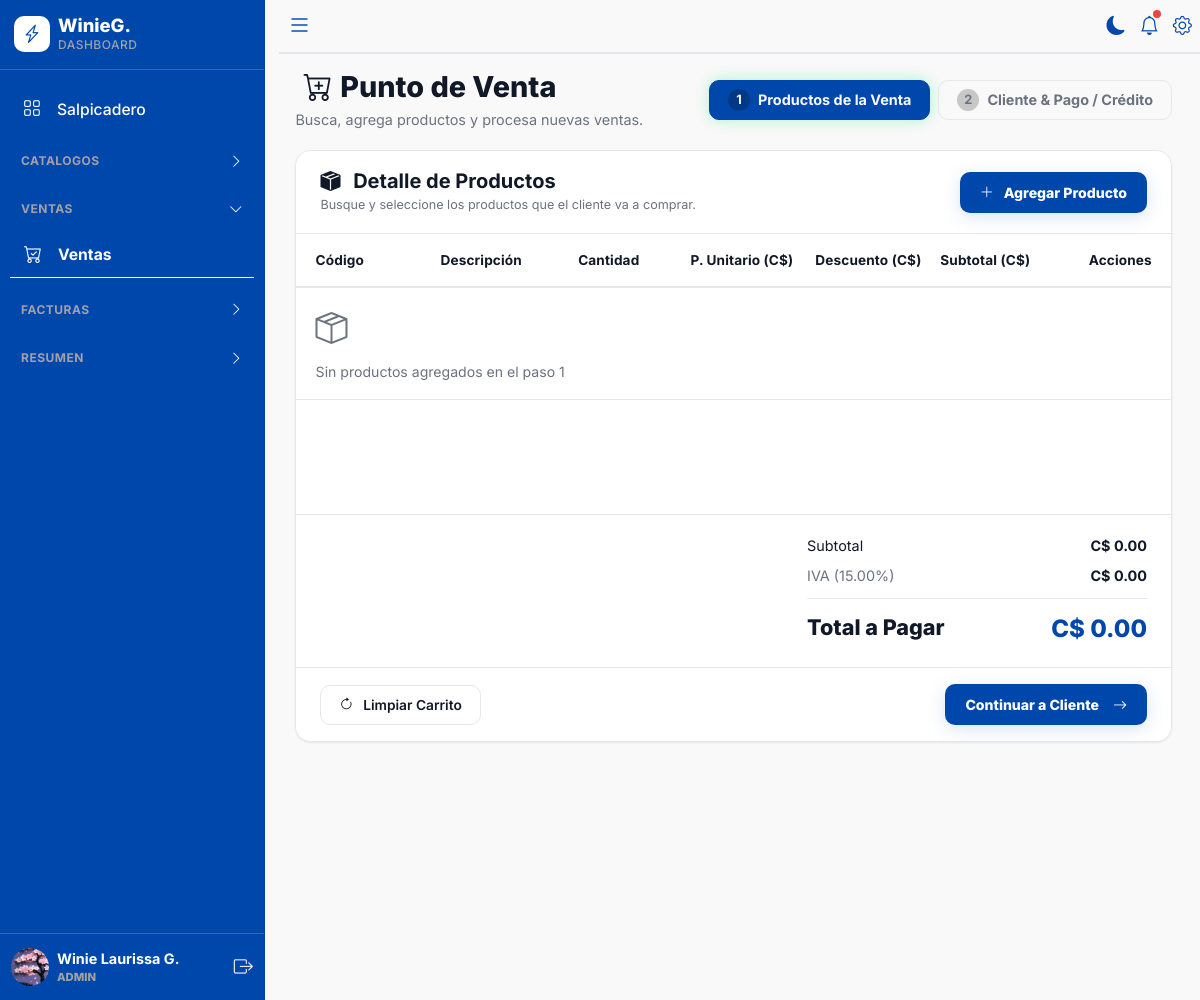
Page /ventas (signed in) on the earlier database version.
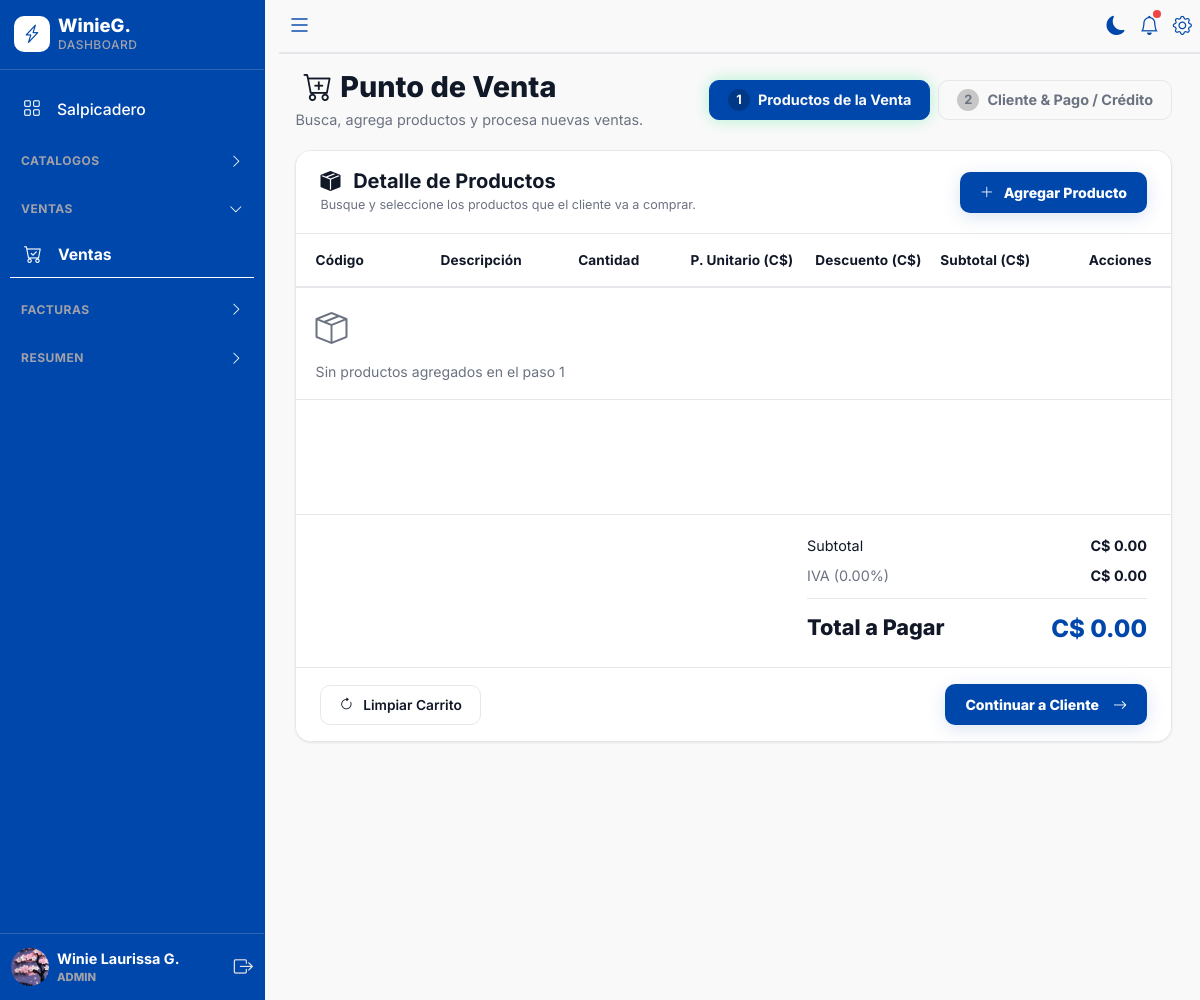
Same page on the later database version.
### models/usuario.py (models this page shows, shortened)
class Usuario(UserMixin, db.Model):
    __tablename__ = "usuarios"
    id = db.Column(
        db.Integer,
        primary_key=True
    )
    username = db.Column(
        db.String(50),
        unique=True,
        nullable=False
    )
    password_hash = db.Column(
        db.String(255),
        nullable=False
    )
    nombre_completo = db.Column(
        db.String(150),
        nullable=True
    )
    @property
    def nombre_mostrar(self):
        if not self.nombre_completo:
            return self.username
        partes = self.nombre_completo.strip().split()
        if len(partes) == 0:
            return self.username
        elif len(partes) == 1:
            return partes[0].capitalize()
        elif len(partes) == 2:
            return f"{partes[0].capitalize()} {partes[1][0].upper()}."
        else:
            return f"{partes[0].capitalize()} {partes[1].capitalize()} {partes[2][0].upper()}."
    direccion = db.Column(
        db.String(255),
        nullable=True
    )
    genero = db.Column(
        db.String(20),
        nullable=True
    )
    telefono = db.Column(
        db.String(20),
        nullable=True
    )
    email = db.Column(
        db.String(120),
        unique=True,
        nullable=True
    )
    foto_perfil = db.Column(
        db.String(255),
        nullable=True
    )
    rol_id = db.Column(
        db.Integer,
        db.ForeignKey("roles.id"),
        nullable=False
    )
    cliente_id = db.Column(
        db.Integer,
        db.ForeignKey("clientes.id"),
        nullable=True
    )
    estado = db.Column(
        db.Boolean,
        default=True
    )
    debe_cambiar_password = db.Column(
        db.Boolean,
        nullable=False,
        default=False
    )
    password_temporal_plana = db.Column(
        db.String(100),
        nullable=True
    )
    created_at = db.Column(
        db.DateTime,
        default=lambda: datetime.now(UTC)
    )
    updated_at = db.Column(
        db.DateTime,
        default=lambda: datetime.now(UTC),
        onupdate=lambda: datetime.now(UTC)
    )
    rol = db.relationship(
        "Rol",
        back_populates="usuarios"
    )
    cliente = db.relationship(
        "Cliente",
        back_populates="usuario"
    )
    ventas = db.relationship(
        "Venta",
        back_populates="usuario",
        lazy=True
    )
    pagos = db.relationship(
        "Pago",
        back_populates="usuario",
        lazy=True
    )

### models/empresa.py (models this page shows)
class Empresa(db.Model):
    __tablename__ = "empresa"
    id = db.Column(db.Integer, primary_key=True)
    razon_social = db.Column(db.String(150), nullable=False)
    ruc = db.Column(db.String(30), nullable=True)
    tipo_empresa = db.Column(db.String(20), nullable=True)
    direccion = db.Column(db.String(250), nullable=True)
    ciudad = db.Column(db.String(100), nullable=True)
    telefono = db.Column(db.String(30), nullable=True)
    email = db.Column(db.String(120), nullable=True)
    sitio_web = db.Column(db.String(150), nullable=True)
    regimen = db.Column(db.String(80), nullable=True)
    serie_factura = db.Column(db.String(20), nullable=False, default="F001")
    correlativo = db.Column(db.String(20), nullable=False, default="00034")
    iva = db.Column(db.Numeric(5, 2), nullable=False, default=15)
    logo = db.Column(db.String(200), nullable=True)
    estado = db.Column(db.Boolean, nullable=False, default=True)
    created_at = db.Column(db.DateTime, default=lambda: datetime.now(UTC))
    updated_at = db.Column(
        db.DateTime,
        default=lambda: datetime.now(UTC),
        onupdate=lambda: datetime.now(UTC)
    )

### routes/ventas.py (the view)
@ventas_bp.route("/ventas",methods=["GET"])
@login_required
@roles_required("ADMIN", "VENDEDOR")
def ventas():
    clientes = Cliente.query.order_by(Cliente.nombres.asc()).all()
    productos = Producto.query.filter(Producto.stock > 0, Producto.estado == EstadoProducto.ACTIVO).all()
    categorias = Categoria.query.filter_by(estado=EstadoCategoria.ACTIVO).order_by(Categoria.nombre.asc()).all()
    numero_factura = generar_numero_factura()
    fecha_actual = datetime.now().strftime("%Y-%m-%d")
    empresa = Empresa.query.first()
    descuento_maximo = float(current_user.rol.descuento_maximo or 0)
    return render_template(
        "ventas/ventas.html",
        clientes=clientes,
        productos=productos,
        categorias=categorias,
        numero_factura=numero_factura,
        fecha_actual=fecha_actual,
        descuento_maximo=descuento_maximo,
        empresa=empresa
    )

### templates/ventas/ventas.html (shortened to what this page needs)
{% extends "base.html" %}
{% block content %}
<div class="page-header-apex d-flex justify-content-between align-items-center flex-wrap gap-3">
    <div>
        <h1 class="page-title-apex">
            <i class="bi bi-cart-plus px-2"></i>Punto de Venta</h1>
        <p class="page-subtitle-apex">Busca, agrega productos y procesa nuevas ventas.</p>
    </div>
    <div class="d-flex gap-2">
        <button type="button" class="stepper-tab-btn active" id="pillPaso1">
            <span style="background: rgba(0,0,0,0.2); width: 22px; height: 22px; border-radius: 50%; display: inline-flex; align-items: center; justify-content: center; font-size: 0.8rem;">1</span>
            Productos de la Venta
        </button>
        <button type="button" class="stepper-tab-btn" id="pillPaso2">
            <span style="background: rgba(0,0,0,0.2); width: 22px; height: 22px; border-radius: 50%; display: inline-flex; align-items: center; justify-content: center; font-size: 0.8rem;">2</span>
            Cliente & Pago / Crédito
        </button>
    </div>
</div>
<div id="vistaPaso1" class="step-view">
    <div class="panel" style="padding: 0; display: flex; flex-direction: column; background-color: var(--color-bg-card); border: 1px solid var(--color-border); border-radius: 16px; overflow: hidden; margin-bottom: 24px;">
        <div style="padding: 18px 24px; display: flex; justify-content: space-between; align-items: center; border-bottom: 1px solid var(--color-border); background-color: var(--color-bg-card);">
            <div>
                <h5 style="margin: 0; color: var(--color-text-main); font-weight: 700;">
                    <i class="bi bi-box-seam-fill  me-2"></i> Detalle de Productos
                </h5>
                <small style="color: var(--color-text-muted);">Busque y seleccione los productos que el cliente va a comprar.</small>
            </div>
            <button type="button" class="btn-neon-primary" id="btnAgregarProducto" onclick="abrirModal('modalProductos')">
                <i class="bi bi-plus-lg me-1"></i> Agregar Producto
            </button>
        </div>
        <div class="table-responsive" style="min-height: 280px; max-height: 480px; overflow-y: auto;">
            <table class="data-table" style="margin-bottom: 0;">
                <thead class="data-table__head" style="position: sticky; top: 0; z-index: 2; background-color: var(--color-bg-card);">
                    <tr>
                        <th>Código</th>
                        <th>Descripción</th>
                        <th style="text-align: center;">Cantidad</th>
                        <th style="text-align: right;">P. Unitario (C$)</th>
                        <th style="text-align: right;">Descuento (C$)</th>
                        <th style="text-align: right;">Subtotal (C$)</th>
                        <th style="text-align: right;">Acciones</th>
                    </tr>
                </thead>
                <tbody id="detalleVentaBody"></tbody>
            </table>
        </div>
        <div style="z-index: 10; margin-top: auto; background-color: var(--color-bg-card); border-top: 1px solid var(--color-border);">
            <div style="padding: 20px 24px;">
                <div style="max-width: 340px; margin-left: auto;">
                    <div style="display: flex; justify-content: space-between; margin-bottom: 8px;">
                        <span style="color: var(--color-text-primary);">Subtotal</span>
                        <strong id="subtotalVenta" style="color: var(--color-text-main);">C$ 0.00</strong>
                    </div>
                    <div style="display: flex; justify-content: space-between; margin-bottom: 8px;">
                        <span style="color: var(--color-text-muted);">IVA ({{ empresa.iva if empresa else 15 }}%)</span>
                        <strong id="ivaVenta" style="color: var(--color-text-main);">C$ 0.00</strong>
                    </div>
                    <div style="display: flex; justify-content: space-between; margin-top: 12px; padding-top: 12px; border-top: 1px solid var(--color-border); font-size: 1.35rem;">
                        <span style="font-weight: 800; color: var(--color-text-main);">Total a Pagar</span>
                        <strong id="totalVenta" style="color: var(--color-primary); font-weight: 800; font-size: 1.5rem;">C$ 0.00</strong>
                    </div>
                </div>
            </div>
            <div style="padding: 16px 24px; display: flex; justify-content: space-between; align-items: center; border-top: 1px solid var(--color-border); background-color: var(--color-bg-card);">
                <button type="button" class="btn-apex-outline" id="btnLimpiarVenta">
                    <i class="bi bi-arrow-clockwise me-1"></i> Limpiar Carrito
                </button>
                <button type="button" class="btn-neon-primary" id="btnIrPaso2" style="padding: 10px 24px;">
                   Continuar a Cliente  <i class="bi bi-arrow-right ms-2"></i>
                </button>
            </div>
        </div>
    </div>
</div>
{% endblock %}

### templates/base.html (shortened to what this page needs)
<!DOCTYPE html>
<html lang="es">
<head>
    <link href="https://cdn.jsdelivr.net/npm/bootstrap@5.3.3/dist/css/bootstrap.min.css" rel="stylesheet">
    <link rel="stylesheet" href="https://cdn.jsdelivr.net/npm/bootstrap-icons@1.11.3/font/bootstrap-icons.min.css">
    <link rel="stylesheet" href="{{ url_for('static', filename='css/main.css') }}">
    <link href="https://cdn.jsdelivr.net/npm/select2@4.1.0-rc.0/dist/css/select2.min.css" rel="stylesheet" />
</head>
<body>
    {% set rol_actual = current_user.rol.nombre.upper() if current_user.is_authenticated and current_user.rol else '' %}
    <div id="app-container" class="app-container">
        <button id="btnHamburgerTrigger" class="hamburger-trigger-btn" title="Abrir Menú">
        </button>
        <aside id="sidebar" class="sidebar">
            <div class="sidebar__header">
                <a class="d-flex align-items-center gap-2 text-decoration-none" href="{{ url_for('dashboard') }}" style="color: white;">
                    <div class="sidebar__logo-badge">
                        <i class="bi bi-lightning-charge"></i>
                    </div>
                </a>
            </div>
            <nav class="sidebar__nav">
                <ul class="sidebar__menu">
                    {% if rol_actual == 'ADMIN' %}
                    <li>
                        <a class="sidebar__link {% if request.endpoint == 'dashboard' %}sidebar__link--active{% endif %}" href="{{ url_for('dashboard') }}">
                            <i class="bi bi-grid sidebar__icon"></i>
                        </a>
                    </li>
                    {% endif %}
                    {% if rol_actual in ['ADMIN', 'VENDEDOR'] %}
                    <li class="sidebar__dropdown {% if request.endpoint and 'ventas' in request.endpoint %}is-expanded{% endif %}">
                        <ul class="sidebar__submenu">
                            <li>
                                <a class="sidebar__sublink {% if request.endpoint and 'ventas' in request.endpoint %}sidebar__sublink--active{% endif %}" href="{{ url_for('ventas.ventas') }}">
                                    <i class="bi bi-cart-check sidebar__icon"></i>
                                </a>
                            </li>
                        </ul>
                    </li>
                    {% endif %}
                </ul>
            </nav>
            <div class="sidebar__user-profile">
                <a href="{{ url_for('perfil.editar_perfil') }}" class="d-flex align-items-center gap-2 text-decoration-none" style="flex: 1; min-width: 0;" title="Ver Perfil de Admin">
                    <div class="sidebar__user-avatar" style="overflow: hidden;">
                        {% if current_user.is_authenticated and current_user.foto_perfil %}
                        <img src="{{ url_for('static', filename='uploads/perfiles/' + current_user.foto_perfil) }}" alt="Foto" style="width: 100%; height: 100%; object-fit: cover;">
                        {% else %}
                        {{ current_user.nombre_mostrar[:2].upper() if current_user.is_authenticated else 'AD' }}
                        {% endif %}
                    </div>
                </a>
            </div>
        </aside>
        <main id="main-content" class="main-content">
            {% block topbar %}
            <header style="position: sticky; top: 0; z-index: 1000; display: flex; justify-content: space-between; align-items: center; padding: 8px; border-bottom: 2px solid var(--color-border); background-color: var(--color-bg-app);">
                <div style="display: flex; align-items: center;">
                    <button type="button" class="topbar-icon-btn" title="Menú" style="font-size: 1.5rem;">
                        <i class="bi bi-list"></i>
                    </button>
                </div>
                <div class="topbar__actions" style="display: flex; align-items: center; gap: 14px;">
                    <button type="button" class="topbar-icon-btn" onclick="toggleTheme()" title="Cambiar Tema">
                        <i id="theme-icon" class="bi bi-sun"></i>
                    </button>
                    <a href="javascript:void(0)" class="topbar-icon-btn" title="Alertas de Cobro">
                        <i class="bi bi-bell"></i>
                        <span class="topbar-badge-dot"></span>
                    </a>
                    {% if rol_actual == 'ADMIN' %}
                    <a href="{{ url_for('empresa.informacion_empresa') }}" class="topbar-icon-btn" title="Información de la Empresa">
                        <i class="bi bi-gear"></i>
                    </a>
                    {% endif %}
                </div>
            </header>
            {% endblock topbar %}
            <div class="content-wrapper">
        {% block content %}
        {% endblock %}
                </div>
        </main>
    </div>
</body>
</html>

Differences in the rows shown:
changed Empresa: iva "15.00" → "0.00"
